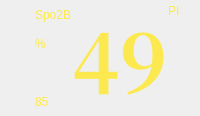
           <widget class="QWidget" name="widget_5" native="true">
            <layout class="QHBoxLayout" name="horizontalLayout_7" stretch="3,1">
             <property name="spacing">
              <number>0</number>
             </property>
             <property name="leftMargin">
              <number>0</number>
             </property>
             <property name="topMargin">
              <number>0</number>
             </property>
             <property name="rightMargin">
              <number>0</number>
             </property>
             <property name="bottomMargin">
              <number>0</number>
             </property>
             <item>
              <widget class="LSmoothWaveform" name="spo2BWdt" native="true"/>
             </item>
             <item>
              <widget class="QWidget" name="widget_13" native="true">
               <layout class="QHBoxLayout" name="horizontalLayout_15">
                <property name="spacing">
                 <number>0</number>
                </property>
                <property name="leftMargin">
                 <number>0</number>
                </property>
                <property name="topMargin">
                 <number>0</number>
                </property>
                <property name="rightMargin">
                 <number>0</number>
                </property>
                <property name="bottomMargin">
                 <number>0</number>
                </property>
                <item>
                 <widget class="QWidget" name="widget_17" native="true">
                  <layout class="QHBoxLayout" name="horizontalLayout_16" stretch="1,4,1">
                   <property name="spacing">
                    <number>0</number>
                   </property>
                   <property name="leftMargin">
                    <number>0</number>
                   </property>
                   <property name="topMargin">
                    <number>0</number>
                   </property>
                   <property name="rightMargin">
                    <number>0</number>
                   </property>
                   <property name="bottomMargin">
                    <number>0</number>
                   </property>
                   <item>
                    <widget class="QWidget" name="widget_18" native="true">
                     <layout class="QVBoxLayout" name="verticalLayout_7" stretch="1,1,1,1">
                      <property name="spacing">
                       <number>0</number>
                      </property>
                      <property name="leftMargin">
                       <number>0</number>
                      </property>
                      <property name="topMargin">
                       <number>0</number>
                      </property>
                      <property name="rightMargin">
                       <number>0</number>
                      </property>
                      <property name="bottomMargin">
                       <number>0</number>
                      </property>
                      <item>
                       <widget class="QLabel" name="label_14">
                        <property name="palette">
                         <palette>
                          <active>
                           <colorrole role="WindowText">
                            <brush brushstyle="SolidPattern">
                             <color alpha="255">
                              <red>252</red>
                              <green>233</green>
                              <blue>79</blue>
                             </color>
                            </brush>
                           </colorrole>
                           <colorrole role="Button">
                            <brush brushstyle="SolidPattern">
                             <color alpha="255">
                              <red>85</red>
                              <green>170</green>
                              <blue>255</blue>
                             </color>
                            </brush>
                           </colorrole>
                           <colorrole role="Base">
                            <brush brushstyle="SolidPattern">
                             <color alpha="255">
                              <red>85</red>
                              <green>170</green>
                              <blue>255</blue>
                             </color>
                            </brush>
                           </colorrole>
                           <colorrole role="Window">
                            <brush brushstyle="SolidPattern">
                             <color alpha="255">
                              <red>85</red>
                              <green>170</green>
                              <blue>255</blue>
                             </color>
                            </brush>
                           </colorrole>
                          </active>
                          <inactive>
                           <colorrole role="WindowText">
                            <brush brushstyle="SolidPattern">
                             <color alpha="255">
                              <red>252</red>
                              <green>233</green>
                              <blue>79</blue>
                             </color>
                            </brush>
                           </colorrole>
                           <colorrole role="Button">
                            <brush brushstyle="SolidPattern">
                             <color alpha="255">
                              <red>85</red>
                              <green>170</green>
                              <blue>255</blue>
                             </color>
                            </brush>
                           </colorrole>
                           <colorrole role="Base">
                            <brush brushstyle="SolidPattern">
                             <color alpha="255">
                              <red>85</red>
                              <green>170</green>
                              <blue>255</blue>
                             </color>
                            </brush>
                           </colorrole>
                           <colorrole role="Window">
                            <brush brushstyle="SolidPattern">
                             <color alpha="255">
                              <red>85</red>
                              <green>170</green>
                              <blue>255</blue>
                             </color>
                            </brush>
                           </colorrole>
                          </inactive>
                          <disabled>
                           <colorrole role="WindowText">
                            <brush brushstyle="SolidPattern">
                             <color alpha="255">
                              <red>190</red>
                              <green>190</green>
                              <blue>190</blue>
                             </color>
                            </brush>
                           </colorrole>
                           <colorrole role="Button">
                            <brush brushstyle="SolidPattern">
                             <color alpha="255">
                              <red>85</red>
                              <green>170</green>
                              <blue>255</blue>
                             </color>
                            </brush>
                           </colorrole>
                           <colorrole role="Base">
                            <brush brushstyle="SolidPattern">
                             <color alpha="255">
                              <red>85</red>
                              <green>170</green>
                              <blue>255</blue>
                             </color>
                            </brush>
                           </colorrole>
                           <colorrole role="Window">
                            <brush brushstyle="SolidPattern">
                             <color alpha="255">
                              <red>85</red>
                              <green>170</green>
                              <blue>255</blue>
                             </color>
                            </brush>
                           </colorrole>
                          </disabled>
                         </palette>
                        </property>
                        <property name="text">
                         <string>Spo2B</string>
                        </property>
                       </widget>
                      </item>
                      <item>
                       <widget class="QLabel" name="label_16">
                        <property name="palette">
                         <palette>
                          <active>
                           <colorrole role="WindowText">
                            <brush brushstyle="SolidPattern">
                             <color alpha="255">
                              <red>252</red>
                              <green>233</green>
                              <blue>79</blue>
                             </color>
                            </brush>
                           </colorrole>
                           <colorrole role="Button">
                            <brush brushstyle="SolidPattern">
                             <color alpha="255">
                              <red>85</red>
                              <green>170</green>
                              <blue>255</blue>
                             </color>
                            </brush>
                           </colorrole>
                           <colorrole role="Base">
                            <brush brushstyle="SolidPattern">
                             <color alpha="255">
                              <red>85</red>
                              <green>170</green>
                              <blue>255</blue>
                             </color>
                            </brush>
                           </colorrole>
                           <colorrole role="Window">
                            <brush brushstyle="SolidPattern">
                             <color alpha="255">
                              <red>85</red>
                              <green>170</green>
                              <blue>255</blue>
                             </color>
                            </brush>
                           </colorrole>
                          </active>
                          <inactive>
                           <colorrole role="WindowText">
                            <brush brushstyle="SolidPattern">
                             <color alpha="255">
                              <red>252</red>
                              <green>233</green>
                              <blue>79</blue>
                             </color>
                            </brush>
                           </colorrole>
                           <colorrole role="Button">
                            <brush brushstyle="SolidPattern">
                             <color alpha="255">
                              <red>85</red>
                              <green>170</green>
                              <blue>255</blue>
                             </color>
                            </brush>
                           </colorrole>
                           <colorrole role="Base">
                            <brush brushstyle="SolidPattern">
                             <color alpha="255">
                              <red>85</red>
                              <green>170</green>
                              <blue>255</blue>
                             </color>
                            </brush>
                           </colorrole>
                           <colorrole role="Window">
                            <brush brushstyle="SolidPattern">
                             <color alpha="255">
                              <red>85</red>
                              <green>170</green>
                              <blue>255</blue>
                             </color>
                            </brush>
                           </colorrole>
                          </inactive>
                          <disabled>
                           <colorrole role="WindowText">
                            <brush brushstyle="SolidPattern">
                             <color alpha="255">
                              <red>190</red>
                              <green>190</green>
                              <blue>190</blue>
                             </color>
                            </brush>
                           </colorrole>
                           <colorrole role="Button">
                            <brush brushstyle="SolidPattern">
                             <color alpha="255">
                              <red>85</red>
                              <green>170</green>
                              <blue>255</blue>
                             </color>
                            </brush>
                           </colorrole>
                           <colorrole role="Base">
                            <brush brushstyle="SolidPattern">
                             <color alpha="255">
                              <red>85</red>
                              <green>170</green>
                              <blue>255</blue>
                             </color>
                            </brush>
                           </colorrole>
                           <colorrole role="Window">
                            <brush brushstyle="SolidPattern">
                             <color alpha="255">
                              <red>85</red>
                              <green>170</green>
                              <blue>255</blue>
                             </color>
                            </brush>
                           </colorrole>
                          </disabled>
                         </palette>
                        </property>
                        <property name="text">
                         <string>%</string>
                        </property>
                       </widget>
                      </item>
                      <item>
                       <widget class="QLabel" name="label_15">
                        <property name="text">
                         <string/>
                        </property>
                       </widget>
                      </item>
                      <item>
                       <widget class="QLabel" name="label_13">
                        <property name="palette">
                         <palette>
                          <active>
                           <colorrole role="WindowText">
                            <brush brushstyle="SolidPattern">
                             <color alpha="255">
                              <red>252</red>
                              <green>233</green>
                              <blue>79</blue>
                             </color>
                            </brush>
                           </colorrole>
                           <colorrole role="Button">
                            <brush brushstyle="SolidPattern">
                             <color alpha="255">
                              <red>85</red>
                              <green>170</green>
                              <blue>255</blue>
                             </color>
                            </brush>
                           </colorrole>
                           <colorrole role="Base">
                            <brush brushstyle="SolidPattern">
                             <color alpha="255">
                              <red>85</red>
                              <green>170</green>
                              <blue>255</blue>
                             </color>
                            </brush>
                           </colorrole>
                           <colorrole role="Window">
                            <brush brushstyle="SolidPattern">
                             <color alpha="255">
                              <red>85</red>
                              <green>170</green>
                              <blue>255</blue>
                             </color>
                            </brush>
                           </colorrole>
                          </active>
                          <inactive>
                           <colorrole role="WindowText">
                            <brush brushstyle="SolidPattern">
                             <color alpha="255">
                              <red>252</red>
                              <green>233</green>
                              <blue>79</blue>
                             </color>
                            </brush>
                           </colorrole>
                           <colorrole role="Button">
                            <brush brushstyle="SolidPattern">
                             <color alpha="255">
                              <red>85</red>
                              <green>170</green>
                              <blue>255</blue>
                             </color>
                            </brush>
                           </colorrole>
                           <colorrole role="Base">
                            <brush brushstyle="SolidPattern">
                             <color alpha="255">
                              <red>85</red>
                              <green>170</green>
                              <blue>255</blue>
                             </color>
                            </brush>
                           </colorrole>
                           <colorrole role="Window">
                            <brush brushstyle="SolidPattern">
                             <color alpha="255">
                              <red>85</red>
                              <green>170</green>
                              <blue>255</blue>
                             </color>
                            </brush>
                           </colorrole>
                          </inactive>
                          <disabled>
                           <colorrole role="WindowText">
                            <brush brushstyle="SolidPattern">
                             <color alpha="255">
                              <red>190</red>
                              <green>190</green>
                              <blue>190</blue>
                             </color>
                            </brush>
                           </colorrole>
                           <colorrole role="Button">
                            <brush brushstyle="SolidPattern">
                             <color alpha="255">
                              <red>85</red>
                              <green>170</green>
                              <blue>255</blue>
                             </color>
                            </brush>
                           </colorrole>
                           <colorrole role="Base">
                            <brush brushstyle="SolidPattern">
                             <color alpha="255">
                              <red>85</red>
                              <green>170</green>
                              <blue>255</blue>
                             </color>
                            </brush>
                           </colorrole>
                           <colorrole role="Window">
                            <brush brushstyle="SolidPattern">
                             <color alpha="255">
                              <red>85</red>
                              <green>170</green>
                              <blue>255</blue>
                             </color>
                            </brush>
                           </colorrole>
                          </disabled>
                         </palette>
                        </property>
                        <property name="text">
                         <string>85</string>
                        </property>
                       </widget>
                      </item>
                     </layout>
                    </widget>
                   </item>
                   <item>
                    <widget class="QWidget" name="widget_19" native="true">
                     <layout class="QHBoxLayout" name="horizontalLayout_17">
                      <property name="spacing">
                       <number>0</number>
                      </property>
                      <property name="leftMargin">
                       <number>0</number>
                      </property>
                      <property name="topMargin">
                       <number>0</number>
                      </property>
                      <property name="rightMargin">
                       <number>0</number>
                      </property>
                      <property name="bottomMargin">
                       <number>0</number>
                      </property>
                      <item>
                       <widget class="QLabel" name="spo2BTextLabel">
                        <property name="palette">
                         <palette>
                          <active>
                           <colorrole role="WindowText">
                            <brush brushstyle="SolidPattern">
                             <color alpha="255">
                              <red>252</red>
                              <green>233</green>
                              <blue>79</blue>
                             </color>
                            </brush>
                           </colorrole>
                           <colorrole role="Button">
                            <brush brushstyle="SolidPattern">
                             <color alpha="255">
                              <red>85</red>
                              <green>170</green>
                              <blue>255</blue>
                             </color>
                            </brush>
                           </colorrole>
                           <colorrole role="Base">
                            <brush brushstyle="SolidPattern">
                             <color alpha="255">
                              <red>85</red>
                              <green>170</green>
                              <blue>255</blue>
                             </color>
                            </brush>
                           </colorrole>
                           <colorrole role="Window">
                            <brush brushstyle="SolidPattern">
                             <color alpha="255">
                              <red>85</red>
                              <green>170</green>
                              <blue>255</blue>
                             </color>
                            </brush>
                           </colorrole>
                          </active>
                          <inactive>
                           <colorrole role="WindowText">
                            <brush brushstyle="SolidPattern">
                             <color alpha="255">
                              <red>252</red>
                              <green>233</green>
                              <blue>79</blue>
                             </color>
                            </brush>
                           </colorrole>
                           <colorrole role="Button">
                            <brush brushstyle="SolidPattern">
                             <color alpha="255">
                              <red>85</red>
                              <green>170</green>
                              <blue>255</blue>
                             </color>
                            </brush>
                           </colorrole>
                           <colorrole role="Base">
                            <brush brushstyle="SolidPattern">
                             <color alpha="255">
                              <red>85</red>
                              <green>170</green>
                              <blue>255</blue>
                             </color>
                            </brush>
                           </colorrole>
                           <colorrole role="Window">
                            <brush brushstyle="SolidPattern">
                             <color alpha="255">
                              <red>85</red>
                              <green>170</green>
                              <blue>255</blue>
                             </color>
                            </brush>
                           </colorrole>
                          </inactive>
                          <disabled>
                           <colorrole role="WindowText">
                            <brush brushstyle="SolidPattern">
                             <color alpha="255">
                              <red>190</red>
                              <green>190</green>
                              <blue>190</blue>
                             </color>
                            </brush>
                           </colorrole>
                           <colorrole role="Button">
                            <brush brushstyle="SolidPattern">
                             <color alpha="255">
                              <red>85</red>
                              <green>170</green>
                              <blue>255</blue>
                             </color>
                            </brush>
                           </colorrole>
                           <colorrole role="Base">
                            <brush brushstyle="SolidPattern">
                             <color alpha="255">
                              <red>85</red>
                              <green>170</green>
                              <blue>255</blue>
                             </color>
                            </brush>
                           </colorrole>
                           <colorrole role="Window">
                            <brush brushstyle="SolidPattern">
                             <color alpha="255">
                              <red>85</red>
                              <green>170</green>
                              <blue>255</blue>
                             </color>
                            </brush>
                           </colorrole>
                          </disabled>
                         </palette>
                        </property>
                        <property name="font">
                         <font>
                          <family>Noto Serif CJK TC</family>
                          <pointsize>60</pointsize>
                          <weight>75</weight>
                          <bold>true</bold>
                         </font>
                        </property>
                        <property name="text">
                         <string>49</string>
                        </property>
                       </widget>
                      </item>
                     </layout>
                    </widget>
                   </item>
                   <item>
                    <widget class="QWidget" name="widget_20" native="true">
                     <layout class="QVBoxLayout" name="verticalLayout_9" stretch="1,3">
                      <property name="spacing">
                       <number>0</number>
                      </property>
                      <property name="leftMargin">
                       <number>0</number>
                      </property>
                      <property name="topMargin">
                       <number>0</number>
                      </property>
                      <property name="rightMargin">
                       <number>20</number>
                      </property>
                      <property name="bottomMargin">
                       <number>30</number>
                      </property>
                      <item>
                       <widget class="QLabel" name="label_23">
                        <property name="palette">
                         <palette>
                          <active>
                           <colorrole role="WindowText">
                            <brush brushstyle="SolidPattern">
                             <color alpha="255">
                              <red>252</red>
                              <green>233</green>
                              <blue>79</blue>
                             </color>
                            </brush>
                           </colorrole>
                           <colorrole role="Button">
                            <brush brushstyle="SolidPattern">
                             <color alpha="255">
                              <red>85</red>
                              <green>170</green>
                              <blue>255</blue>
                             </color>
                            </brush>
                           </colorrole>
                           <colorrole role="Base">
                            <brush brushstyle="SolidPattern">
                             <color alpha="255">
                              <red>85</red>
                              <green>170</green>
                              <blue>255</blue>
                             </color>
                            </brush>
                           </colorrole>
                           <colorrole role="Window">
                            <brush brushstyle="SolidPattern">
                             <color alpha="255">
                              <red>85</red>
                              <green>170</green>
                              <blue>255</blue>
                             </color>
                            </brush>
                           </colorrole>
                          </active>
                          <inactive>
                           <colorrole role="WindowText">
                            <brush brushstyle="SolidPattern">
                             <color alpha="255">
                              <red>252</red>
                              <green>233</green>
                              <blue>79</blue>
                             </color>
                            </brush>
                           </colorrole>
                           <colorrole role="Button">
                            <brush brushstyle="SolidPattern">
                             <color alpha="255">
                              <red>85</red>
                              <green>170</green>
                              <blue>255</blue>
                             </color>
                            </brush>
                           </colorrole>
                           <colorrole role="Base">
                            <brush brushstyle="SolidPattern">
                             <color alpha="255">
                              <red>85</red>
                              <green>170</green>
                              <blue>255</blue>
                             </color>
                            </brush>
                           </colorrole>
                           <colorrole role="Window">
                            <brush brushstyle="SolidPattern">
                             <color alpha="255">
                              <red>85</red>
                              <green>170</green>
                              <blue>255</blue>
                             </color>
                            </brush>
                           </colorrole>
                          </inactive>
                          <disabled>
                           <colorrole role="WindowText">
                            <brush brushstyle="SolidPattern">
                             <color alpha="255">
                              <red>190</red>
                              <green>190</green>
                              <blue>190</blue>
                             </color>
                            </brush>
                           </colorrole>
                           <colorrole role="Button">
                            <brush brushstyle="SolidPattern">
                             <color alpha="255">
                              <red>85</red>
                              <green>170</green>
                              <blue>255</blue>
                             </color>
                            </brush>
                           </colorrole>
                           <colorrole role="Base">
                            <brush brushstyle="SolidPattern">
                             <color alpha="255">
                              <red>85</red>
                              <green>170</green>
                              <blue>255</blue>
                             </color>
                            </brush>
                           </colorrole>
                           <colorrole role="Window">
                            <brush brushstyle="SolidPattern">
                             <color alpha="255">
                              <red>85</red>
                              <green>170</green>
                              <blue>255</blue>
                             </color>
                            </brush>
                           </colorrole>
                          </disabled>
                         </palette>
                        </property>
                        <property name="text">
                         <string>PI</string>
                        </property>
                       </widget>
                      </item>
                      <item>
                       <widget class="LSignalColumn" name="widget_25" native="true">
                        <property name="sizePolicy">
                         <sizepolicy hsizetype="Preferred" vsizetype="Preferred">
                          <horstretch>0</horstretch>
                          <verstretch>0</verstretch>
                         </sizepolicy>
                        </property>
                       </widget>
                      </item>
                     </layout>
                    </widget>
                   </item>
                  </layout>
                 </widget>
                </item>
               </layout>
              </widget>
             </item>
            </layout>
           </widget>
